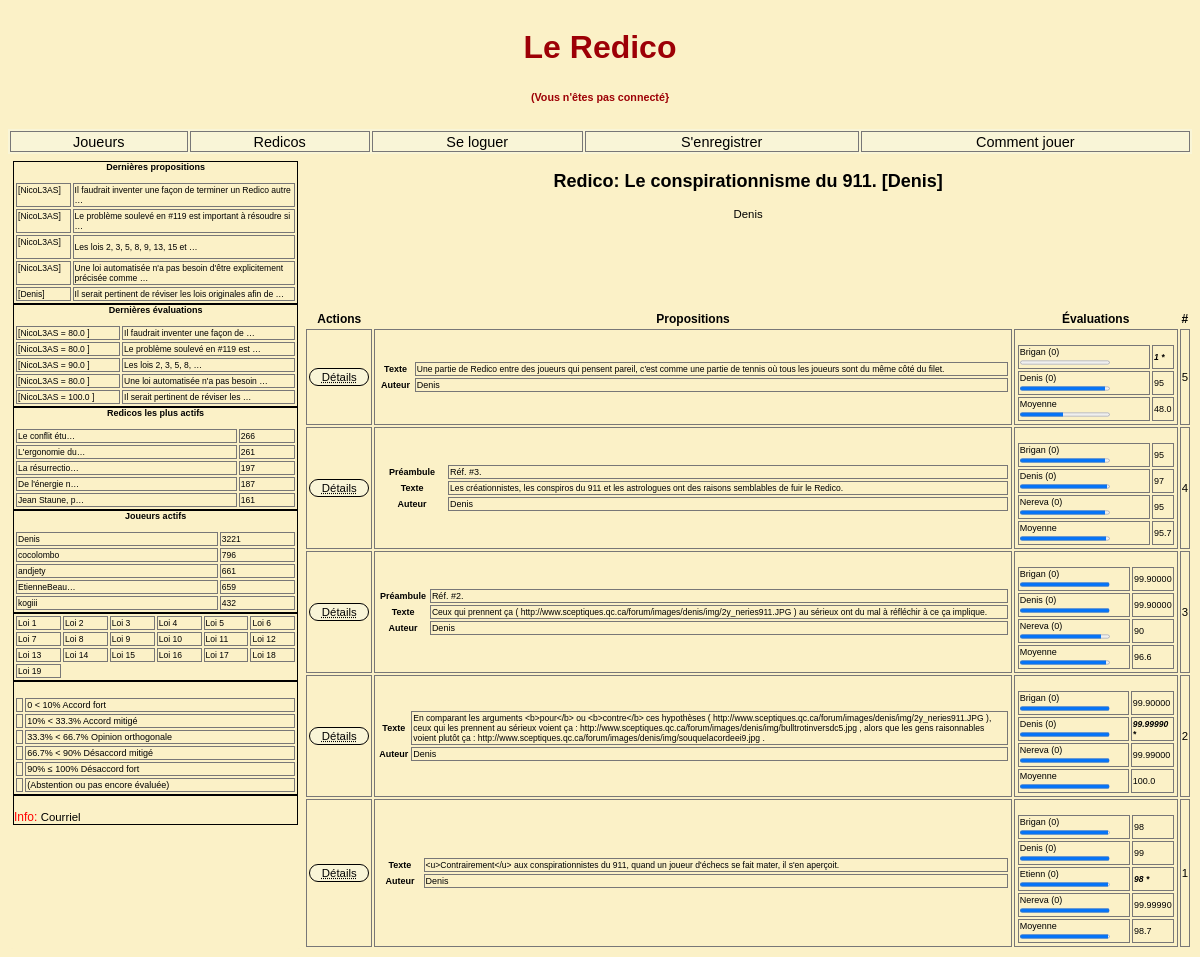
Screenshot of /redico/13/ with the database file from the repository.
### redicos/models.py (models this page shows, shortened)
class Redico(models.Model):
    titre = models.TextField(unique=True)
    createur = models.ForeignKey(User, editable=False, on_delete=models.CASCADE, related_name='Redico_createur')
    debut = models.DateTimeField(auto_now_add=True)
    actif = models.BooleanField(default=True, editable=True)
    def participants_noms_ids(self):
        noms_ids = list(Proposition.objects.filter(redico=self.id).values(nom_=F('auteur__username'),id_=F('auteur__id')).distinct())
        return noms_ids
    def nb_joueurs(self):
        return len(self.participants_noms_ids())
    def les_props(self):
        props = Proposition.objects.filter(redico=self.id).order_by('-sequence')
        return props
    def nb_props(self):
        return len(self.les_props())
    def participe_au_redico(self, joueur_id):
        participants = self.participants_noms_ids()
        try:
            p = list(map(itemgetter('id_'), participants)).index(joueur_id)
            return True
        except:
            return False
    def heatmap(self):
        def my_apply(row):
            df_diff.at[row.J0, row.J1] = abs(row.e0 - row.e1)
        def df_bg_color(val):
            if   val > 0 and val < 10:       color = '#01B400'
            elif val >= 10 and val < 33.3:   color = '#51FF50'
            elif val >= 33.3 and val < 66.7: color = '#FFFFFF'
            elif val >= 66.7 and val < 90:   color = '#FE504F'
            elif val >= 90 and val <= 100:   color = '#B40001'
            else:                            color = '#c8d1d7'
            return f'background-color: {color}; color: black;'
        def df_diff():
            lst = []
            for prop in self.les_props(): # [<Proposition: Proposition object (3511)>, ... ]
                for p in prop.df_diff()['lst']:
                    lst.append(p)
            df = pd.DataFrame(lst, columns=['red_id', 'props_seq', 'J0', '#0', 'e0', 'J1', '#1', 'e1'])
            num = df._get_numeric_data()
            num[num < 0] = np.nan
            df['écart'] = abs(df['e0'] - df['e1'])
            df = df.sort_values(by=['props_seq', 'J0', 'J1'])
            return {'lst': lst,
                    'df': df}
        df_diff = df_diff()['df']
        df_diff.apply(my_apply, axis=1)
        if df_diff.empty == False:
            df_diff.groupby(['props_seq', 'J0', 'J1']).mean()
            df = df_diff['écart'].groupby([df_diff['J0'], df_diff['J1']]).mean()
            df = df.to_frame()
            print(f'df: L198 {df}')
            print(f'df: L200 {df}')
            df = df.style.set_caption('Écarts').\
                          highlight_max(subset='écart', color='#cf7474', axis=0).\
                          highlight_min(subset='écart', color='#01B400', axis=0).\
                          set_precision(2).render()
            print(f'L 203 {df}')
            return df
        else:
            return None

### propositions/models.py (models this page shows, shortened)
class Proposition(models.Model):
    auteur      = models.ForeignKey(User, editable=False, on_delete=models.CASCADE)
    redico      = models.ForeignKey('redicos.Redico', editable=False, on_delete=models.CASCADE)
    sequence    = models.IntegerField(editable=False)    # Repart a 1 pour chaque redico
    texte       = models.TextField()
    photo       = models.ImageField(blank=True, upload_to='static/image')  # Il faut instaler PIL
    lien        = models.URLField(blank=True)
    preambule   = models.TextField(blank=True, verbose_name='preambule')
    date_de_pub = models.DateField(verbose_name='date de publication', auto_now_add=True)
    def evals(self):
        evals = Evaluation.objects.filter(proposition=self.id).order_by('joueur__username')  # .values_list('eval', flat=True)
        prop_evals = evals.values(redId=F('proposition__redico_id'),
                                     seqId=F('proposition__sequence'),
                                     nom=F('joueur__username'),
                                     joueurId=F('joueur'),
                                     evaluation=F('eval'),
                                     le_commentaire=F('commentaire'),
                                     nbEdits=F('nb_edit'),
                                     laDate=F('date_eval'))
        joueur_eval_comb = list(itertools.combinations(prop_evals, 2))
        if len(evals) > 1:
            eval00 = joueur_eval_comb[0][0]['evaluation']
            eval01 = joueur_eval_comb[0][1]['evaluation']
            if (eval00 == -1) or (eval01 == -1):
                diff = 0
            else:
                diff = abs(eval00-eval01)
        else:
            diff = 0
        return { 'evals': prop_evals , 'diff': diff, 'joueur_eval_comb': joueur_eval_comb }
    def les_evaluateurs_id(self):
        evaluateurs_id = list(Evaluation.objects.filter(proposition=self.id).
                        values_list('proposition__evaluation__joueur', flat=True).distinct())
        return evaluateurs_id
    def nb_evaluations(self):
        nb = len(self.evals()['evals'])
        return nb
    def moyenne_des_evals(self):
        moy = Evaluation.objects.filter(Q(proposition=self.id) & ~Q(eval=-1)).aggregate(Avg('eval'))
        return moy['eval__avg']
    def joueurs_eval_comb(self):
        evals = self.evals()['evals']
        joueur_eval = list(evals.values_list('proposition__redico_id', 'proposition__sequence', 'joueur__username', 'joueur', 'eval'))
        joueur_eval_comb = sorted(itertools.combinations(joueur_eval, 2))
        return joueur_eval_comb
    def df_diff(self):
        lst = []
        for couple in self.joueurs_eval_comb():
            prop_seq = couple[0][1];
            red = couple[0][0];      id1  = couple[1][0]
            nom0 = couple[0][2][:5]; nom1 = couple[1][2][:5]
            id0 = couple[0][3];      id1  = couple[1][3]
            val0 = couple[0][4];     val1 = couple[1][4]
            lst.append([red, prop_seq, nom0, id0, val0, nom1, id1, val1])
        df_diff = pd.DataFrame.from_records(lst,
                                            columns=['red', 'props_seq', 'nom0', 'id0', 'e0', 'nom1', 'id1', 'e1'])
        df_diff['diff'] = (abs(df_diff['e0'] - df_diff['e1']))/100
        df_diff = df_diff.sort_values(by=['nom0'])
        return {'df':df_diff, 'lst':lst}

### redicos/views.py (the view)
def detail(request, redico_id):
    red = Redico.objects.filter(pk=redico_id)[0]
    props = red.les_props()
    nb_joueurs = red.nb_joueurs()
    d1 = {}
    try:
        stats = red.heatmap()
        d1['stats'] = stats
    except:
        pass
    d2 = { 'red': red,
          'props': props,
          'redico_id':redico_id,
          'show_profil': True,
          'show_stats': True,
          'show_add_redico': False,
          'show_edit_redico': False,
          'show_supprime_redico': False,
          'show_add_prop': True,
          'show_edit_prop': False,
          'show_supprime_prop': False,
          'show_add_eval': False,
          'show_edit_eval': False,
          }
    c = {**d1, **d2}
    return render(request, "redicos/detail.html", c)

### redicos/context_processors.py (called while the page is built)
def redicos_importants(request):
    redicos_importants = Proposition.objects.all().values('redico__id', 'redico__titre').annotate(cnt=Count('redico')).order_by('-cnt')[:nb_Items]
    return { 'redicos_importants': redicos_importants, }

def redicos_dynamiques(request):
    redicos_dynamiques = Proposition.objects.all().values('redico__id', 'redico__titre').annotate(cnt=Count('redico')).order_by('-cnt')[:nb_Items]
    return {'redicos_dynamiques': redicos_dynamiques, }

def dern_props(request):
    dernieres_props = Proposition.objects.all().values('texte', 'redico__id', 'sequence', 'auteur__id', 'auteur__username').order_by('-id')[:nb_Items]
    return {'dern_props': dernieres_props, }

def dern_evals(request):
    dernieres_evals = Evaluation.objects.all().values('proposition__sequence',
                                                      'proposition__redico__id',
                                                      'proposition__texte',
                                                      'joueur__username',
                                                      'eval').order_by('-id')[:nb_Items]
    return {'dern_evals': dernieres_evals, }

def joueurs_actifs(request):
    joueurs_actifs = Evaluation.objects.all().values('joueur__username', 'joueur__id').annotate(cnt=Count('joueur')).order_by('-cnt')[:nb_Items]
    return {'joueurs_actifs': joueurs_actifs,}

### redicos/templatetags/evaluations_tags.py (called while the page is built)
@register.simple_tag(takes_context=True)
def detail_de_la_proposition(context):
    redico_Id = context.dicts[5]['prop'].redico_id
    sequence_Id = context.dicts[5]['prop'].sequence
    html = mark_safe(f""" <div> <button class='btn-action'>
                                <a href="/redico/{ redico_Id }/proposition/{sequence_Id}">
                                <i class="fas fa-eye""></i>
                                <abbr title="D�tail de la propositiin">D�tails</abbr></a>
                                </button> </div> """)
    return html

### redicos/templatetags/gb_filters.py (called while the page is built)
@register.filter(name='abstention')
@stringfilter
def abstention(value):
    try:
        if float(value.replace(',','.')) < 0:
            return 'abs'
        else:
            return u"%s\n" % (value)
    except:
        return u"%s\n" % (value)

### templates/redicos/detail.html (shortened to what this page needs)
{% extends "base.html"  %}
{% load evaluations_tags %}
{% load gb_filters %}
{% load i18n %}
{% block index-detail %}
<div class="div-index-detail">
    <table class="redico-detail">
            <thead>
                <caption>
                    <h2>Redico: {{ red.titre }} [{{ red.createur }}]</h2>
                    <div class="liste-joueurs">
                        {% for info in  red.participants_noms_ids %}
                             <a href="{% url 'joueur-detail' info.id_ %}">{{ info.nom_ }}</a>
                        {% endfor %}
                    </div>
                    <br />
                      <div class="div-wrapper">
                    </div>
                <br />
                    <th class="Actions">Actions</th>
                    <th class="Proposition">Propositions</th>
                    <th class="Evaluation">Évaluations</th>
                    <th class="No">#</th>
                </caption>
            </thead>
            {% for prop in props %}
                <tr>
                    <div>
                        <td>
                        {% detail_de_la_proposition %}
                        </td>
                    </div>
                    <div>
                    <td>
                        <table class="colprop">
                            {% if prop.preambule %}
                                <tr>
                                    <th>Préambule</th>
                                    <td style="word-break: break-word"> {{ prop.preambule|safe|urlize|truncatewords:50  }}
                                    </td>
                                </tr>
                            {% endif %}
                            <tr>
                                <th>Texte</th>
                                <td  style="word-break: break-word" ><a href="{% url "proposition-detail" red.id prop.sequence %}">{{ prop.texte }}</a></td>
                            </tr>
                            <tr>
                                <th>Auteur</th><td> {{ prop.auteur }}</td>
                            </tr>
                    </table>
                    </td>
                    </div>
                    <div>
                    <td>
                <div>
                <table class="colonneEvaluation">
                    {% for e in prop.evals.evals %}
                        <tr>
                            <td>
                                {{ e.nom|slice:":6" }} ({{ e.nbEdits }})
                                {% if e.evaluation >= 0 %}
                                <progress class="progress" value={{ e.evaluation|abstention }} max="100"></progress>
                                {% endif %}
                            </td>
                            {% if e.le_commentaire %}
                                <td>
                                    <a title="{{ e.le_commentaire }}"
                                    href="{% url "proposition-detail" red.id prop.sequence %}">
                                    <b><i>{{ e.evaluation|floatformat:"-5"|abstention }} *</i></b></a>
                                </td>
                            {% else %}
                                <td>{{ e.evaluation|floatformat:"-5"|abstention }}</td>
                            {% endif %}
                        </tr>
                    {% endfor %}
                    {% if prop.nb_evaluations > 1 %}
                        <td>Moyenne
                         <progress class="progress" value={{ prop.moyenne_des_evals|abstention }} max="100"></progress>
                        </td>
                        <td>
                            {{ prop.moyenne_des_evals|floatformat:1 }}
                        </td>
                    {% endif %}
                </table>
                </div>
                </td>
                </div>
                    <div>
                        <td>
                            <a href="{% url 'proposition-detail' red.id prop.sequence %}">{{ prop.sequence }}</a>
                        </td>
                    </div>
                </tr>
            {% endfor %}
    </table>
</div>
{% endblock index-detail %}

### css/redico4.css (style rules this page uses)
body { font-family: Arial; background-color: #fbf1c7; }
.div-index-detail { grid-area: 4 / 4 / 11 / -1; }
.div-index-detail caption { color: black; }
table { font-size: 0.75em; color: black; border: solid 0px #6f6e71; margin-left: auto; margin-right: auto; width: 100%; }
table caption { color: wheat; }
table caption .div-wrapper { display: flex; border: solid 0px red; margin-top: 20px; width: 100%; height: 40px; }
table .div-wrapper { text-align: center; }
div .btn-action { background-color: #f9f5d7; border: solid black 1px; color: red; padding: 1px 1px; width: 60px; text-align: center; text-decoration: none; display: inline-block; font-size: 12px; margin: 1px 1px; cursor: pointer; border-radius:10px; }

### rows the page displays
Redico: titre "Le conspirationnisme du 911.", createur "Denis"
Proposition: redico+sequence "Détails", texte "Une partie de Redico entre des joueurs qui pensent pareil, c'est comme une partie de tennis où tous les joueurs sont du même côté du filet.", auteur "Denis", nom "Brigan" "Denis", nbEdits "0" "0", {{ e.evaluation|abstention }} 1.0 (drawn), evaluation|abstention "1", {{ e.evaluation|abstention }} 95.0 (drawn), evaluation|abstention "95", moyenne_des_evals "48.0", sequence "5"
Proposition: redico+sequence "Détails", preambule "Réf. #3.", texte "Les créationnistes, les conspiros du 911 et les astrologues ont des raisons semblables de fuir le Redico.", auteur "Denis", nom "Brigan" "Denis" "Nereva", nbEdits "0" "0" "0", {{ e.evaluation|abstention }} 95.0 (drawn), evaluation|abstention "95" "97" "95", {{ e.evaluation|abstention }} 97.0 (drawn), moyenne_des_evals "95.7", sequence "4"
Proposition: redico+sequence "Détails", preambule "Réf. #2.", texte "Ceux qui prennent ça ( http://www.sceptiques.qc.ca/forum/images/denis/img/2y_neries911.JPG ) au sérieux ont du mal à réfléchir à ce ça implique.", auteur "Denis", nom "Brigan" "Denis" "Nereva", nbEdits "0" "0" "0", {{ e.evaluation|abstention }} 99.9 (drawn), evaluation|abstention "99.90000" "99.90000" "90", {{ e.evaluation|abstention }} 90.0 (drawn), moyenne_des_evals "96.6", sequence "3"
Proposition: redico+sequence "Détails", texte "En comparant les arguments <b>pour</b> ou <b>contre</b> ces hypothèses ( http://www.sceptiques.qc.ca/forum/images/denis/img/2y_neries911.JPG ), ceux qui les prennent au sérieux voient ça : http://www.sceptiques.qc.ca/forum/images/denis/img/bulltrotinversdc5.jpg , alors que les gens raisonnables voient plutôt ça : http://www.sceptiques.qc.ca/forum/images/denis/img/souquelacordeei9.jpg .", auteur "Denis", nom "Brigan" "Denis" "Nereva", nbEdits "0" "0" "0", {{ e.evaluation|abstention }} 99.9 (drawn), evaluation|abstention "99.90000" "99.99000", {{ e.evaluation|abstention }} 99.9999 (drawn), evaluation|abstention "99.99990", {{ e.evaluation|abstention }} 99.99 (drawn), moyenne_des_evals "100.0", sequence "2"
Proposition: redico+sequence "Détails", texte "<u>Contrairement</u> aux conspirationnistes du 911, quand un joueur d'échecs se fait mater, il s'en aperçoit.", auteur "Denis", nom "Brigan" "Denis" "Etienn" "Nereva", nbEdits "0" "0" "0" "0", {{ e.evaluation|abstention }} 98.0 (drawn), evaluation|abstention "98" "99" "99.99990", {{ e.evaluation|abstention }} 99.0 (drawn), evaluation|abstention "98", {{ e.evaluation|abstention }} 99.9999 (drawn), moyenne_des_evals "98.7", sequence "1"

### other values shown
{{ p.auteur__username|slice:":12" }} "NicoL3AS" "NicoL3AS" "NicoL3AS" "NicoL3AS" "Denis"
{{ p.texte|truncatewords:10|safe|urlize }} "Il faudrait inventer une façon de terminer un Redico autre …" "Le problème soulevé en #119 est important à résoudre si …" "Les lois 2, 3, 5, 8, 9, 13, 15 et …" "Une loi automatisée n'a pas besoin d'être explicitement précisée comme …" "Il serait pertinent de réviser les lois originales afin de …"
{{ e.joueur__username|slice:":12" }} "NicoL3AS" "NicoL3AS" "NicoL3AS" "NicoL3AS" "NicoL3AS"
{{ e.eval|abstention }} "80.0" "80.0" "90.0" "80.0" "100.0"
{{ e.proposition__texte|truncatewords:6|safe|urlize }} "Il faudrait inventer une façon de …" "Le problème soulevé en #119 est …" "Les lois 2, 3, 5, 8, …" "Une loi automatisée n'a pas besoin …" "Il serait pertinent de réviser les …"
{{ r.redico__titre|truncatechars:15 }} "Le conflit étu…" "L'ergonomie du…" "La résurrectio…" "De l'énergie n…" "Jean Staune, p…"
{{ r.cnt }} "266" "261" "197" "187" "161"
{{ j.joueur__username|truncatechars:12 }} "Denis" "cocolombo" "andjety" "EtienneBeau…" "kogiii"
{{ j.cnt }} "3221" "796" "661" "659" "432"
{{ info.nom_ }} "Denis"
